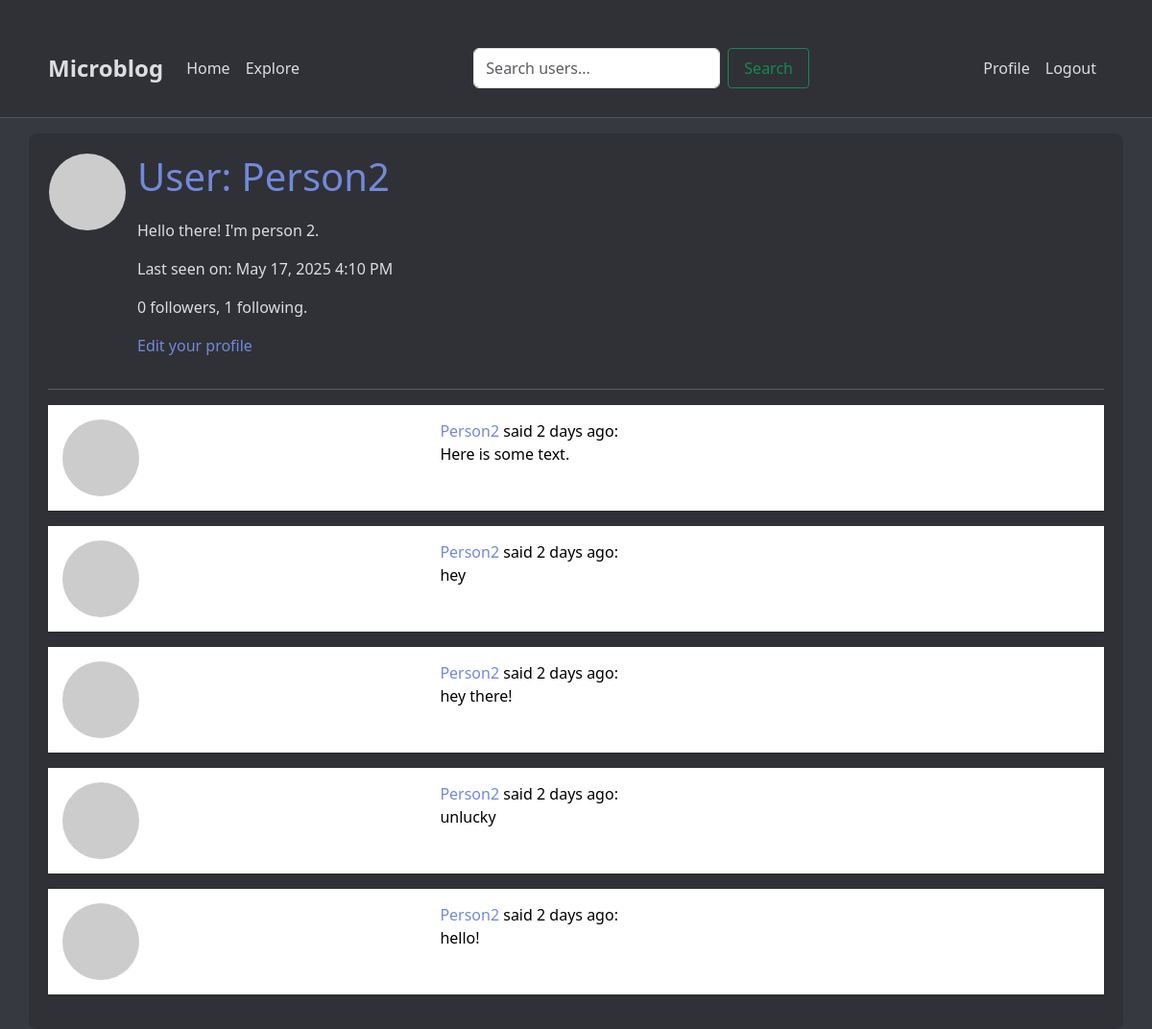
The app's page /user/Person2 (signed in) with its own data.
### app/models.py (models this page shows, shortened)
class User(UserMixin,db.Model):
    id: so.Mapped[int] = so.mapped_column(primary_key=True)
    username: so.Mapped[str] = so.mapped_column(sa.String(64), unique=True, index=True)
    email: so.Mapped[str] = so.mapped_column(sa.String(120), unique=True)
    password_hash: so.Mapped[str] = so.mapped_column(sa.String(128))
    posts: so.WriteOnlyMapped['Post'] = so.relationship('Post', back_populates='author')
    about_me: so.Mapped[Optional[str]] = so.mapped_column(sa.String(140))
    last_seen: so.Mapped[datetime] = so.mapped_column(default=lambda:datetime.now(timezone.utc))
    following: so.WriteOnlyMapped['User'] = so.relationship(
        secondary=followers, primaryjoin=(followers.c.follower_id == id),
        secondaryjoin=(followers.c.followed_id == id),
        back_populates='followers'
    )
    followers: so.WriteOnlyMapped['User'] = so.relationship(
        secondary=followers, primaryjoin=(followers.c.followed_id == id),
        secondaryjoin=(followers.c.follower_id == id),
        back_populates='following'
    )
    def avatar(self, size):
        digest = md5(self.email.lower().encode('utf-8')).hexdigest()
        return f'https://www.gravatar.com/avatar/{digest}?d=identicon&s={size}'
    def followers_count(self):
        query = sa.select(sa.func.count()).select_from(
            self.followers.select().subquery())
        return db.session.scalar(query)
    def following_count(self):
        query = sa.select(sa.func.count()).select_from(
            self.following.select().subquery())
        return db.session.scalar(query)

class Post(db.Model):
    id: so.Mapped[int] = so.mapped_column(primary_key=True)
    body: so.Mapped[str] = so.mapped_column(sa.String(140))
    timestamp: so.Mapped[datetime] = so.mapped_column(sa.DateTime, index=True, default=datetime.now(timezone.utc))
    user_id: so.Mapped[int] = so.mapped_column(sa.Integer, sa.ForeignKey('user.id'), index=True)
    author: so.Mapped[User] = so.relationship('User', back_populates='posts')

### app/routes.py (the view)
@app.route('/user/<username>')
@login_required
def user(username):
    user = db.first_or_404(sa.select(User).where(User.username == username))
    page = request.args.get('page', 1, type=int)
    query = user.posts.select().order_by(Post.timestamp.desc())
    posts = db.paginate(query, page=page,
                        per_page=app.config['POSTS_PER_PAGE'],
                        error_out=False)
    next_url = url_for('user', username=user.username, page=posts.next_num) \
        if posts.has_next else None
    prev_url = url_for('user', username=user.username, page=posts.prev_num) \
        if posts.has_prev else None
    form = EmptyForm()
    return render_template('user.html', user=user, posts=posts.items, next_url=next_url, prev_url=prev_url, form=form)

### app/forms.py
class EmptyForm(FlaskForm):
    submit = SubmitField('Submit')

### app/models.py (called while the page is built)
def load_user(id):
    return User.query.get(int(id))

### app/routes.py (called while the page is built)
@app.before_request
def before_request():
    if current_user.is_authenticated:
        current_user.last_seen = datetime.now(timezone.utc)
        db.session.commit()

### app/templates/user.html (shortened to what this page needs)
{% extends "base.html" %}
{% block content %}
    <table>
        <tr valign="top">
            <td><img src = "{{user.avatar(128) }}" alt=""></td>
            <td>
                <h1>User: {{ user.username }}</h1>
                {% if user.about_me %}<p>{{ user.about_me }}</p>{% endif %}
                {% if user.last_seen %}
                    <p>Last seen on: {{ moment(user.last_seen).format('LLL') }}</p>
                {% endif %}
                <p>{{ user.followers_count() }} followers, {{ user.following_count() }} following.</p>
                {% if user == current_user %}
                <p><a href="{{ url_for('edit_profile') }}">Edit your profile</a></p>
                {% endif %}
            </td>
        </tr>
    </table>
    <hr>
    {% for post in posts %}
        {% include '_post.html' %}
    {% endfor %}
{% endblock %}

### app/templates/_post.html
<table class="table table-hover">
    <tr>
        <td width="70px">
            <a href="{{ url_for('user', username=post.author.username) }}">
                <img src="{{ post.author.avatar(70) }}" />
            </a>
        </td>
        <td>
            <a href="{{ url_for('user', username=post.author.username) }}">
                {{ post.author.username }}
            </a>
            said {{ moment(post.timestamp).fromNow() }}:
            <br>
            {{ post.body }}
        </td>
    </tr>
</table>

### app/static/styles/styling.css (style rules this page uses)
:root { --discord-dark: #36393f; --discord-light: #2f3136; --discord-accent: #7289da; --discord-hover: #4f545c; --discord-error: #f04747; --discord-success: #43b581; --discord-text: #dcddde; --discord-muted: #72767d; }
body { background-color: var(--discord-dark); color: var(--discord-text); }
.table { background-color: var(--discord-light); border: none; box-shadow: 0 2px 4px rgba(0,0,0,0.1); }
.table td { border: none; padding: 15px; }
.table td:first-child { width: auto; padding: 15px; }
img { border-radius: 50%; margin-right: 10px; }
a { color: var(--discord-accent); text-decoration: none; }
h1 { color: var(--discord-accent); margin-bottom: 20px; }

### records on screen
User: username "Person2", about_me "Hello there! I'm person 2.", last_seen "May 17, 2025 4:10 PM"
Post: author.username "Person2", timestamp "2 days ago", body "Here is some text."
Post: author.username "Person2", timestamp "2 days ago", body "hey"
Post: author.username "Person2", timestamp "2 days ago", body "hey there!"
Post: author.username "Person2", timestamp "2 days ago", body "unlucky"
Post: author.username "Person2", timestamp "2 days ago", body "hello!"

### other values on screen
{{ user.followers_count() }} "0"
{{ user.following_count() }} "1"
